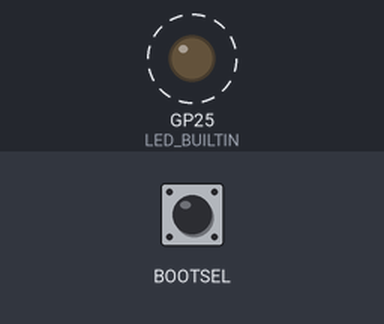
Bench run of a sketch on a simulated Raspberry Pi Pico. Parts: output pins drawn as LEDs (lit = HIGH). Dashed ring = blinking. Inputs (shaded band) come from the test bench; at power-on: BOOTSEL HIGH. What the sketch prints to the serial monitor is not drawn.

Above: at 1.2 s.
1.3 s: BOOTSEL pulled LOW for 0.15 s
Timing chart, 0 to 10.4 s (numbered marks = the images above; inputs shaded):
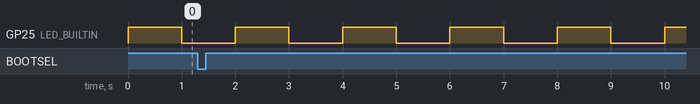

Measured:
- by itself, GP25 (LED_BUILTIN): alternates HIGH for 1.0 s and LOW for 1.0 s

The sketch:

Pico_MultiCore.ino
```cpp
//
// The amount of time, in milliseconds, to
// keep the LED on or off.
//
#define LED_DELAY 1000

//
// The amount of time, in milliseconds, to
// keep Core 1 paused.
//
#define PAUSE_TIME 5000

//
// Keeps track of the last known state
// of the LED.
//
volatile uint32_t _previousValue = LOW;

//
// Indicates if Core 1 is currently paused
// or not.
//
volatile bool _paused = false;

//
// The time when Core 1 was paused.
//
volatile uint32_t _timeStamp = 0;

//
// Setup for Core 0.
//
void setup()
{
  Serial.begin(115200);
}

//
// Setup for Core 1.
//
void setup1()
{
  pinMode(LED_BUILTIN, OUTPUT);
}

//
// Loop for Core 0.
//
void loop()
{
  //
  // Checked if enough time has elapsed
  // to resume the core 1.
  //
  if (_paused && (millis() - _timeStamp) > PAUSE_TIME)
  {
    Serial.println("Resuming second core.");
    rp2040.resumeOtherCore();
    _paused = false;
  }

  //
  // Check the state of the BOOTSEL button. BOOTSEL
  // cannot be checked when core 1 is paused.
  //
  if (!_paused && BOOTSEL)
  {
    //
    // Wait for the button to be released.
    //
    while (BOOTSEL) {}

    //
    // Get the current timestamp.
    //
    _timeStamp = millis();

    Serial.print("Pausing the second core for "); Serial.print(PAUSE_TIME / 1000); Serial.println(" seconds.");
    rp2040.idleOtherCore();
    _paused = true;
  }

  //
  // Check if data is available from the other core.
  //
  if (rp2040.fifo.available() > 0)
  {
    //
    // Get the last state of the LED
    // from the FIFO.
    //
    uint32_t value = rp2040.fifo.pop();

    //
    // Display the state of the LED.
    //
    if (value == HIGH && _previousValue == LOW)
    {
      Serial.println("The LED is ON.");
      _previousValue = HIGH;
    }
    else if (value == LOW && _previousValue == HIGH)
    {
      Serial.println("The LED is OFF.");
      _previousValue = LOW;
    }
  }
}

//
// Loop for Core 1.
//
void loop1()
{
  //
  // Turn the built-in LED on, send the state to
  // the other core and pause.
  //
  digitalWrite(LED_BUILTIN, HIGH);
  rp2040.fifo.push_nb(HIGH);
  delay(LED_DELAY);

  //
  // Turn the built-in LED off, send the state to
  // the other core and pause.
  //
  digitalWrite(LED_BUILTIN, LOW);
  rp2040.fifo.push_nb(LOW);
  delay(LED_DELAY);
}
```
